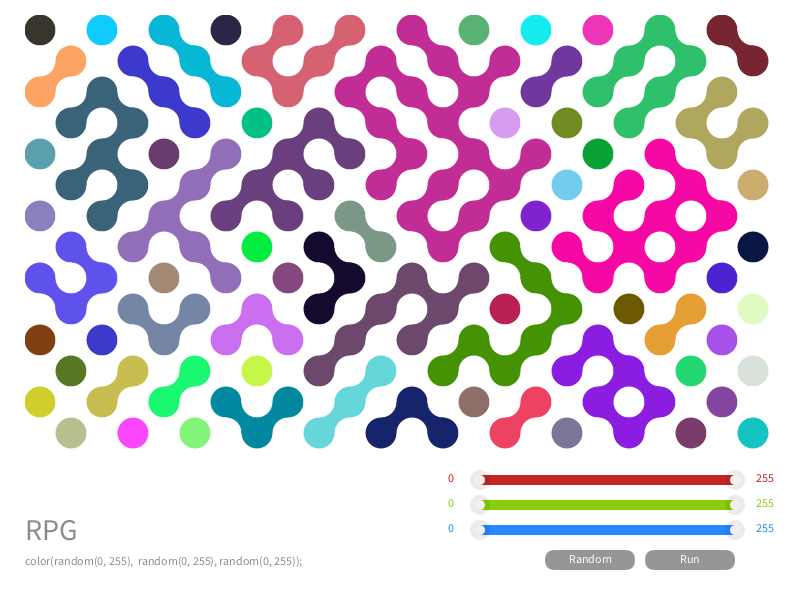
Frame 1 (no input)
Frame 60 (the mouse pressed at the canvas centre just before this capture): identical to frame 1, image omitted
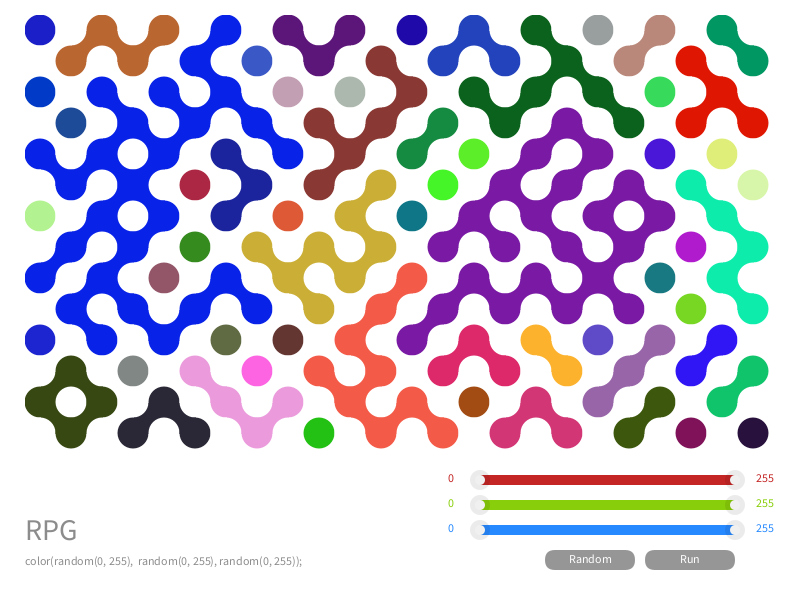
Frame 120 (the mouse held since frame 60 and released just before this capture)

The Processing sketch that drew these frames (run headless with seeded random() and noise(); from frame 60 on, the mouse is pressed at the canvas centre):

// Processing sketch: build
// ── build.pde
Gui gui;  // interaction
Example ex;  //display
int[] lim = {0, 255, 0, 255, 0, 255};  //color limits


/*===========================*/


void setup() {
  size(800, 600);

  //create elements
  gui = new Gui(width - 370, height - 150);
  ex = new Example(25, 15, 744, 434);
}


/*===========================*/


void draw() {
  background(255);

  gui.update(mouseX, mouseY);

  gui.display();
  ex.display();
  displayTitle();

  ex.dropper(mouseX, mouseY);
}


/*===========================*/


void mousePressed() {
  gui.interact(mouseX, mouseY);
  ex.reload(mouseX, mouseY, lim);
}


/*===========================*/


void mouseReleased() {
  gui.stopInteraction();
}


/*===========================*/


void displayTitle() {
  textAlign(LEFT);
  fill(140);

  textSize(30);
  text("RPG", 25, 540);

  textSize(12);
  String txt = "color(random(" + lim[0] + ", " +lim[1] + "),  random(" + lim[2] + ", " + lim[3] + "), random(" + lim[4] + ", " + lim[5] + "));";
  text(txt, 25, 565);
}


/*===========================*/


class Button {

  String label;  // text written in the button
  int x, y;  // position
  int w, h;  // dimension
  int rad;  // corner radius
  boolean clicked, rolled;  // booleans used to verify if the mouse is over the button and if it's clicked

  /*----------*/

  Button(String label_, int x_, int y_, int w_, int h_) {
    label = label_;

    x = x_;
    y = y_;

    w = w_;
    h = h_;

    rad = 10;

    clicked = false;
    rolled = false;
  }

  /*----------*/

  void click(int mx, int my) {
    if(mx > x &&  my > y && mx < x + w && my < y + h)  clicked = true;
  }

  /*----------*/

  void rollover(int mx, int my) {
    if (mx > x &&  my > y && mx < x + w && my < y + h)  rolled = true;
    else rolled = false;
  }

  /*----------*/

  void release(Slider[] s, Example ex, int[] l) {
    if (clicked) act(s, ex, l);
    clicked = false;
  }

  /*----------*/

  void act(Slider[] s, Example ex, int[] l) {
    if (label == "Random") {
      for (int i = 0; i < l.length; i += 2) {
        float a = 0, b = 0;
         while (abs(a-b) < 20) {  //limit mininum range
           a = random(255);
           b = random(255);
         }

        l[i] = (int)min(a, b);
        l[i+1] = (int)max(a, b);
        s[i/2].updateButton(l[i], l[i+1]);
      }
    } else if (label == "Run") {
      for (int i = 0; i < l.length; i += 2) {
        l[i] = s[i/2].min;
        l[i+1] = s[i/2].max;
      }
    }

    ex.update(l);
  }

  /*----------*/

  void display() {
    noStroke();

    if (clicked)  fill(200);
    else if (rolled)  fill(165);
    else  fill(150);
    rect(x, y, w, h, rad);

    fill(255);
    textAlign(CENTER, CENTER);
    text(label, x, y - 2, w, h);
  }

}


/*===========================*/


class Example {
  PGraphics pg;
  int x, y;
  Truchet t;

  /*----------*/

  Example(int x_, int y_, int w, int h) {
    pg = createGraphics(w, h);

    x = x_;
    y = y_;

    t = new Truchet(31, w, h);

    update(lim);
  }

  /*----------*/

  void reload(int mx, int my, int[]l) {
    boolean testX = mx >= x && mx < pg.width + x;
    boolean testY = my >= y && my < pg.height + y;

    if (testX && testY) {
      update(l);
    }
  }

  /*----------*/

  void update(int[] l) {
    t.configTile(l);
    t.drawTruchet(pg);
  }

  /*----------*/

  void display() {
    image(pg, x, y);
  }

  /*----------*/

  void dropper(int mx, int my) {  //show the color when the mouse is over it
    boolean testX = mx >= x && mx < pg.width + x;
    boolean testY = my >= y && my < pg.height + y;

    if(testX && testY) {
      color c = get(mx, my);
      fill(c);

      if (c != -1)  {  // show the color only if it's not white
        String txt = "  color(" + nfc(c >> 16 & 0xFF) + ", " + nfc(c >> 8 & 0xFF) + ", " + nfc(c & 0xFF) + ")  ";

        int tx = mx;
        if (mx + textWidth(txt) > width) tx = mx - (int)textWidth(txt);

        stroke(140);
        fill(255, 220);
        rect(tx, my - 14, textWidth(txt), 20);

        fill(140);
        text(txt, tx, my);
      }

    }
  }

}


/*===========================*/


class Gui {

  Slider[] sColor;  // sliders
  Button[] btn;  // buttons

  /*----------*/

  Gui(int x, int y) {

    sColor = new Slider[3];
    sColor[0] = new Slider(x + 50, y + 25, 0, 255, color(196, 38, 38), color(219, 60, 60));  // red slider
    sColor[1] = new Slider(x + 50, y + 50, 0, 255, color(137, 206, 10), color(153, 216, 28));  // green slider
    sColor[2] = new Slider(x + 50, y + 75, 0, 255, color(39, 137, 255), color(52, 165, 255));  // blue slider

    btn = new Button[2];
    btn[0] = new Button("Random", x + 115, y + 100, 90, 20);  // random button
    btn[1] = new Button("Run", x + 215, y + 100, 90, 20);  // run button

  }

  /*----------*/

  void display() {
    for (int i = 0; i < sColor.length; i++)  sColor[i].display();
    for (int i = 0; i < btn.length; i++)  btn[i].display();
  }

  /*----------*/

  void update(int mx, int my) {
    for (int i = 0; i < sColor.length; i++)  {
      sColor[i].drag(mx);
      sColor[i].rollover(mx, my);
    }
    for (int i = 0; i < btn.length; i++)  btn[i].rollover(mx, my);
  }

  /*----------*/

  void interact(int mx, int my) {
    for (int i = 0; i < sColor.length; i++)  sColor[i].click(mx, my);
    for (int i = 0; i < btn.length; i++) btn[i].click(mx, my);

  }

  /*----------*/

  void stopInteraction() {
    for (int i = 0; i < sColor.length; i++)  sColor[i].release();
    for (int i = 0; i < btn.length; i++)  btn[i].release(sColor, ex, lim);
  }

}


/*===========================*/


class Slider {

  int x, y;  // position of the upper-left corner of the slider
  int w, h;  // width and height fo the slider
  int min, max;  // position of the buttons
  color c1, c2;  // color of the colored part (between min and max)
  SButton[] limit;  // buttons usd to ajust min and max
  boolean rolled, clicked;  // booleans used to verify if the mouse is over the button and if it's clicked
  int px;  // variable that saves the position of the mouse when clicked, used to drag the bar

  /*----------*/

  Slider(int x_, int y_,  int min_, int max_, color c1_, color c2_) {
    x = x_;
    y = y_;

    px = 0;

    w = 255;
    h = 10;

    max = max_;
    min = min_;

    c1 = c1_;
    c2 = c2_;

    limit = new SButton[2];
    limit[0] = new SButton(min, h/2);
    limit[1] = new SButton(max, h/2);

    rolled = false;
    clicked = false;
  }

  /*----------*/

  void rollover(int mx, int my) {
    boolean testX = mx > x + min + h && mx < x + max - h;
    boolean testY = my > y && my < y + h;
    if (testX && testY) rolled = true;
    else rolled = false;
  }

  /*----------*/

  void click(int mx, int my) {
    //click on the buttons of the bar
    for (int i = 0; i < limit.length; i++) limit[i].click(mx - x, my - y);

    //click on the colored part of the bar
    boolean testX = mx > x + min + h && mx < x + max - h;
    boolean testY = my > y && my < y + h;
    if (testX && testY) {
      clicked = true;
      px = mx;
    }
  }

  /*----------*/

  void drag(int mx) {
    if (clicked) {  //drag buttons together
        int nMin = (min + mx - px);
        int nMax = (max + mx - px);
        if (nMin >= 0 && nMax <= 255) updateButton(nMin, nMax);
        px = mx;
    } else {  //drag buttons separately
      min = limit[0].drag(mx - x, max);
      max = limit[1].drag(mx - x, min);
    }
  }

  /*----------*/

  void release() {
    for (int i = 0; i < limit.length; i++) limit[i].release();
    clicked = false;
  }

  /*----------*/

  void updateButton(int nMin, int nMax) {
    min = nMin;
    limit[0].change(min);

    max = nMax;
    limit[1].change(max);
  }

  /*----------*/

  void display() {
    pushMatrix();
    translate(x, y);

    // draw bar
    noStroke();
    fill(130);
    rect(0, 0, w, h);

    // draw colored bar between min and max:
    pushStyle();
    if (rolled || clicked) fill(c2);
    else fill(c1);
    rect(min, 0, max - min, h);
    popStyle();

    // draw buttons
    for (int i = 0; i < limit.length; i++) limit[i].display();

    //write values
    fill(c1);
    textAlign(CENTER, CENTER);
    text(min, -3*h, 2);
    text(max, w + 3*h, 2);

    popMatrix();
  }

}


/*===========================*/


class SButton {

  int x, y;  // center of the button
  int dx;  //displacement used when dragging the button
  boolean clicked;  //boolean used to verify if the mouse is clicked when dragging the button

  /*----------*/

  SButton(int x_, int y_) {
    x = x_;
    y = y_;

    dx = 0;
    clicked = false;
  }

  /*----------*/

  void display() {
    //semi-transparent circle around the button
    fill(0, 20);
    ellipse(x, y, 4*y, 4*y);

    //button
    if (clicked) fill(250);  //button becomes lighter when dragged
    else fill(240);
    ellipse(x, y, 2*y, 2*y);
  }

  /*----------*/

  void click(int mx, int my) {  //verify if the mouse is inside the button when the mouse is clicked
    if(dist(mx, my, x, y) < 2*y) {
      clicked = true;
      dx = (mx - x);
    }
  }

  /*----------*/

  int drag(int mx, int other) {
    // set limits (border and the other button)
    int l0 = 0, l1= 255;
    if (x >= other + 4*y) {  l0 = other + 4*y;   l1 = 255;  }
    else if (x <= other - 4*y)  {  l0 = 0;  l1 = other - 4*y;  }

    if (clicked)  x = mx + dx;  // update position
    x = constrain(x, l0, l1);  // constrain position to the limits

    return x;
  }

  /*----------*/

  void release() {
    clicked = false;
  }

  /*----------*/

  void change(int value) {  // change x value when random buttom is used
    x = value;
  }

}


/*===========================*/


class Truchet {

  int tsize;  // tile size
  int[][] c, r;  // matrices of information for circles and rectangles
  color[] col;  // list of colors
  int k;  //index of the tile on the list of colors

  /*----------*/

  Truchet(int tsize_, int w, int h) {
    tsize = tsize_;

    c = new int[w/tsize][h/tsize];
    r = new int[w/tsize][h/tsize];

    col = new color[100];
    k = 0;
  }

  /*----------*/

  void configTile(int[] lim) {
    //create information matrices
    for (int i = 0; i < r.length; i++) {
      for (int j = 0; j < r[0].length; j++) {

        //create rectangles
        if (random(1) > 0.65)  r[i][j] = -1;
        else r[i][j] = 0;

        //create circles
        if ((i+j)%2 == 0)  c[i][j] = -1;
        else c[i][j] = 0;
      }
    }

    /*----------*/

    //clean edges (male the rectangles on the edges white)
    for (int i = 0; i < r.length; i++) r[i][0] = 0;
    for (int j = 0; j < r[0].length; j++) r[0][j] = 0;

    //choose colors
    for (int i = 0; i < c.length; i++) {
      for (int j = 0; j < c[0].length; j++) {
        chooseColor(i, j, true, lim);
      }
    }
  }

  /*----------*/

  void chooseColor(int x, int y, boolean first, int[] lim) {

    //if the ellipse is not colored yet
    if (c[(x + c.length)%c.length][(y + c[0].length)%c[0].length] == -1) {

      //choose color if it's the first ellipse of this contour
      if (first) {
        k++;
        col[k] = color(random(lim[0], lim[1]), random(lim[2], lim[3]), random(lim[4], lim[5]));
      }

      //set color of this ellipse
      c[(x + c.length)%c.length][(y + c[0].length)%c[0].length] = k;


      //test neighbors:

      // bottom-right
      if (r[(x + 1 + c.length)%c.length][(y + 1 + c[0].length)%c[0].length] == -1) {
        r[(x + 1 + c.length)%c.length][(y + 1 + c[0].length)%c[0].length] = k;                       // r[x+1][y+1]
        chooseColor((x + 1 + c.length)%c.length, (y + 1 + c[0].length)%c[0].length, false, lim);  // test(x+1, y+1, k)
      }

      // bottom-left
      if (r[(x + c.length)%c.length][(y + 1 + c[0].length)%c[0].length] == -1) {
        r[(x + c.length)%c.length][(y + 1 + c[0].length)%c[0].length] = k;                   // r[x][y+1]
        chooseColor((x - 1 + c.length)%c.length, (y + 1 + c[0].length)%c[0].length, false, lim);  // test(x-1, y+1)
      }

      // upper-right
      if (r[(x + 1 + c.length)%c.length][(y + c[0].length)%c[0].length] == -1) {
        r[(x + 1 + c.length)%c.length][(y + c[0].length)%c[0].length] = k;                   // r[x+1][y]
        chooseColor((x + 1 + c.length)%c.length, (y - 1 + c[0].length)%c[0].length, false, lim);  // test(x+1, y-1)
      }

      // upper-left
      if (r[(x + c.length)%c.length][(y + c[0].length)%c[0].length] == -1) {
        r[(x + c.length)%c.length][(y + c[0].length)%c[0].length] = k;                // r[x][y]
        chooseColor((x - 1 + c.length)%c.length, (y - 1 + c[0].length)%c[0].length, false, lim);  // test(x-1, y-1)
      }

    }

  }

  /*----------*/

  void drawTruchet(PGraphics pg) {
    pg.beginDraw();
    pg.noStroke();

    //draw rectangles
    for (int i = 0; i < r.length + 1; i++) {
      for (int j = 0; j < r[0].length + 1; j++) {
        if (r[i%c.length][j%c[0].length] == 0)  pg.fill(255);
        else pg.fill(col[r[i%c.length][j%c[0].length]]);

        pg.rect(i*tsize - tsize/2, j*tsize - tsize/2, tsize, tsize);
      }
    }

    //draw ellipses
    for (int i = 0; i < c.length; i++) {
      for (int j = 0; j < c[0].length; j++) {
        if (c[i][j] == 0)  pg.fill(255);
        else  pg.fill(col[c[i][j]]);

        pg.ellipse(i*tsize + tsize/2, j*tsize + tsize/2, tsize, tsize);
      }
    }

    pg.endDraw();

    k = 0;  // reset the index
  }

}
